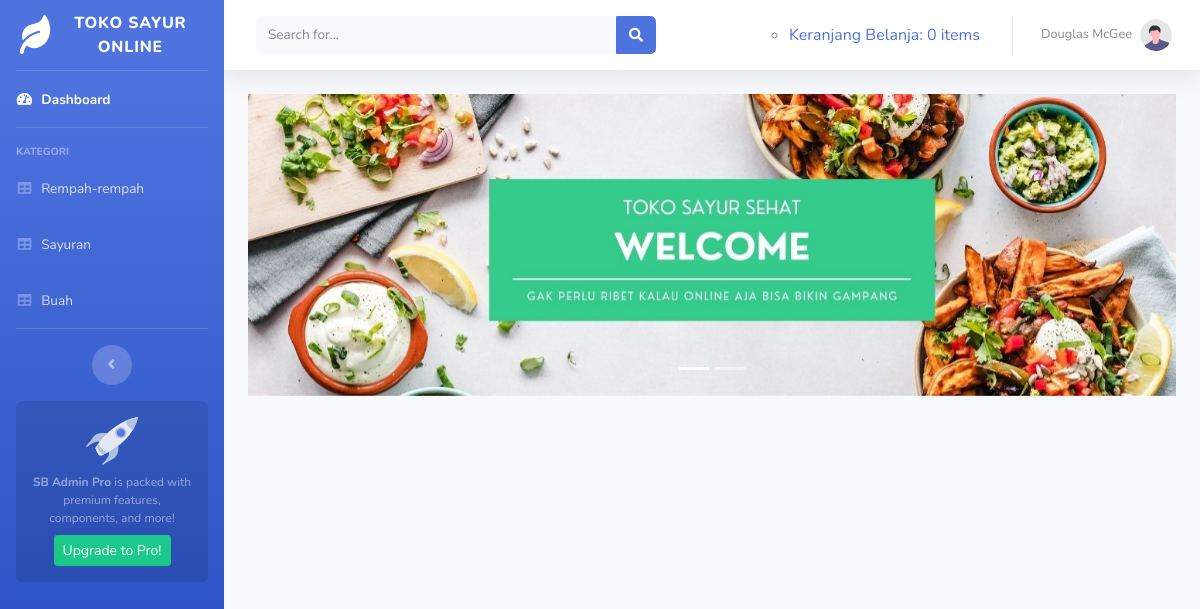
Page /toko_online/index.php/kategori/buah on the earlier database version.
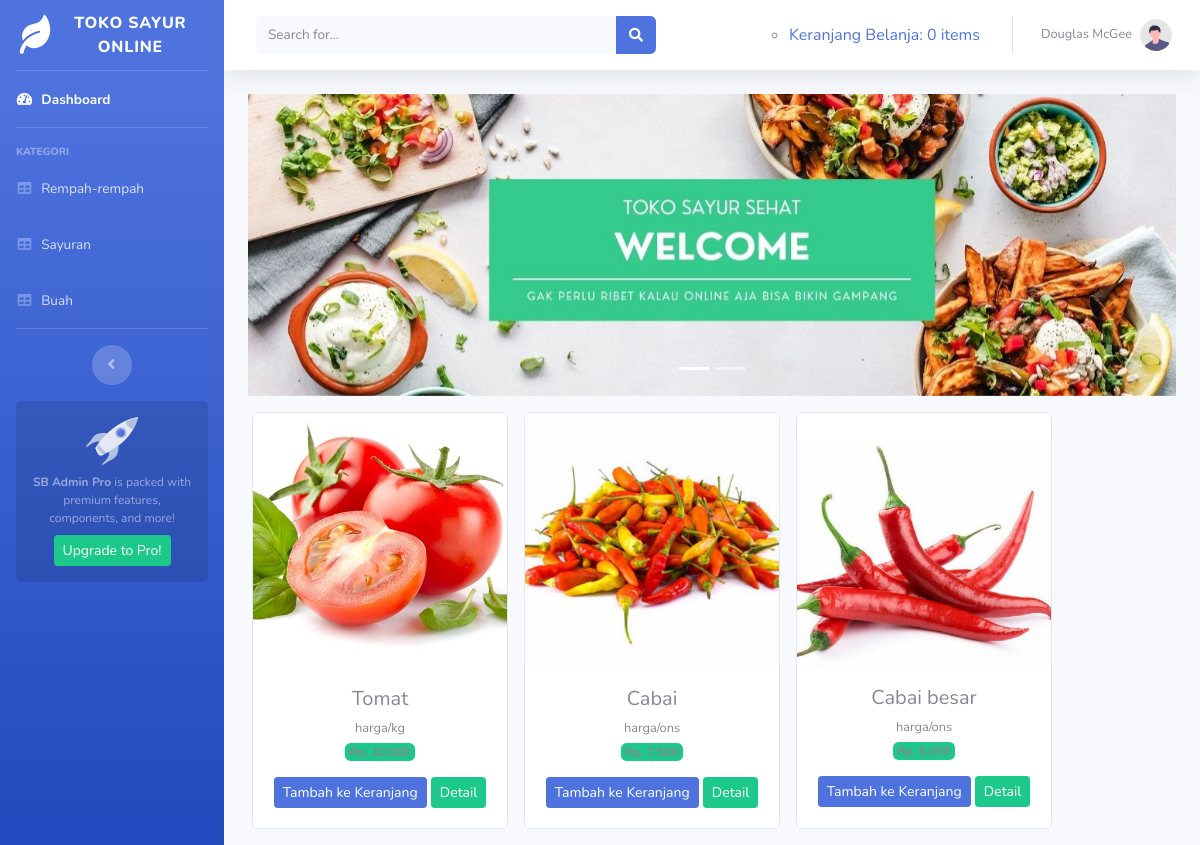
Same page on the later database version.
### tables this page shows
CREATE TABLE `sayuran` (
  `id_sayuran` int(11) NOT NULL,
  `nama_sayuran` varchar(120) NOT NULL,
  `keterangan` varchar(225) NOT NULL,
  `kategori` varchar(60) NOT NULL,
  `harga` int(11) NOT NULL,
  `stok` int(4) NOT NULL,
  `gambar` text NOT NULL
);

### toko_online/application/controllers/kategori.php (called while the page is built, shortened)
<?php
 class Kategori extends CI_Controller{
	public function buah(){
		$data['buah'] = $this->model_kategori->data_buah()->result();
		$this->load->view('templates/header');
		$this->load->view('templates/sidebar');
		$this->load->view('buah',$data);
		$this->load->view('templates/footer');
	}
}

### toko_online/index.php (called while the page is built, shortened)
<?php
require_once BASEPATH.'core/CodeIgniter.php';

### toko_online/application/models/model_kategori.php (called while the page is built, shortened)
<?php
class Model_kategori extends CI_Model{
	public function data_buah(){
		return $this->db->get_where("sayuran", array('kategori'=>'Buah'));
	}
}

### toko_online/application/views/buah.php (the view, shortened to what this page needs)
<div class="container-fluid">
    <div id="carouselExampleIndicators" class="carousel slide" data-ride="carousel">
          <ol class="carousel-indicators">
            <li data-target="#carouselExampleIndicators" data-slide-to="0" class="active" ></li>
             <li data-target="#carouselExampleIndicators" data-slide-to="1"></li>
         </ol>
          <div class="carousel-inner">
            <div class="carousel-item active">
              <img src="<?php echo base_url('assets/img/slider1.jpg')?>" class="d-block w-100" alt="...">
            </div>
          </div>
        </div>
	<div class="row text-center mt-3">
		<?php foreach ($buah as $brg) : ?>
			<div class="card ml-3 mb-3" style="width: 16rem;">
        <img src="<?php echo base_url().'/assets/img/'.$brg->gambar ?>" class="card-img-top" alt="...">
        <div class="card-body">
        <h5 class="card-title mb-1"><?php echo $brg->nama_sayuran ?></h5>
        <small><?php echo $brg->keterangan ?></small><br>
        <span class="badge bg-success mb-3">Rp.
          <?php echo number_format($brg->harga, 0, ',','.') ?></span><br>
          <?php echo anchor('dashboard/tambah_ke_keranjang/'.$brg ->id_sayuran,'<div class="btn btn-sm btn-primary">Tambah ke Keranjang</div>') ?>
        <a href="#" class="btn btn-sm btn-success">Detail</a>
      </div>
    </div>
		<?php endforeach; ?>
	</div>
</div>

Differences in the rows shown:
now on this page (row edited): sayuran: gambar (picture), nama_sayuran "Tomat", keterangan "harga/kg", harga "10.000", id_sayuran "Tambah ke Keranjang"
now on this page (row edited): sayuran: gambar (picture), nama_sayuran "Cabai", keterangan "harga/ons", harga "7.500", id_sayuran "Tambah ke Keranjang"
now on this page (row edited): sayuran: gambar (picture), nama_sayuran "Cabai besar", keterangan "harga/ons", harga "6.000", id_sayuran "Tambah ke Keranjang"
